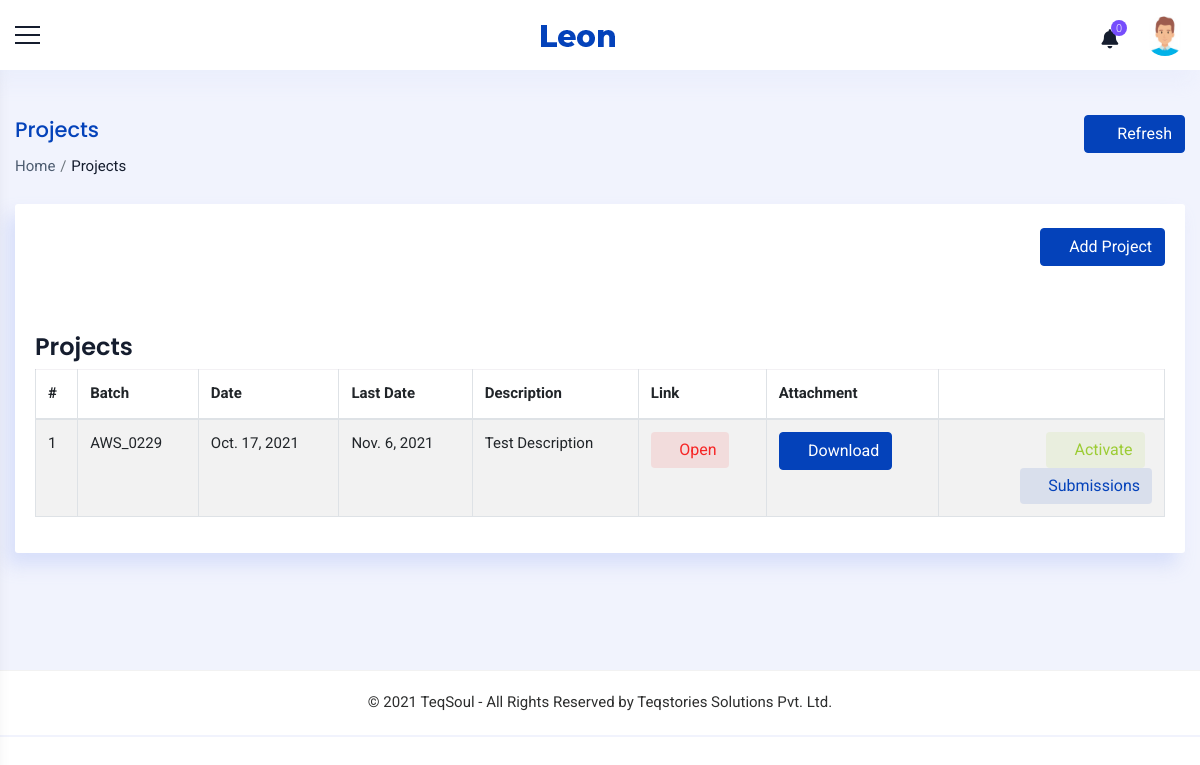
Page /trainer/projects/ (signed in) on the earlier database version.
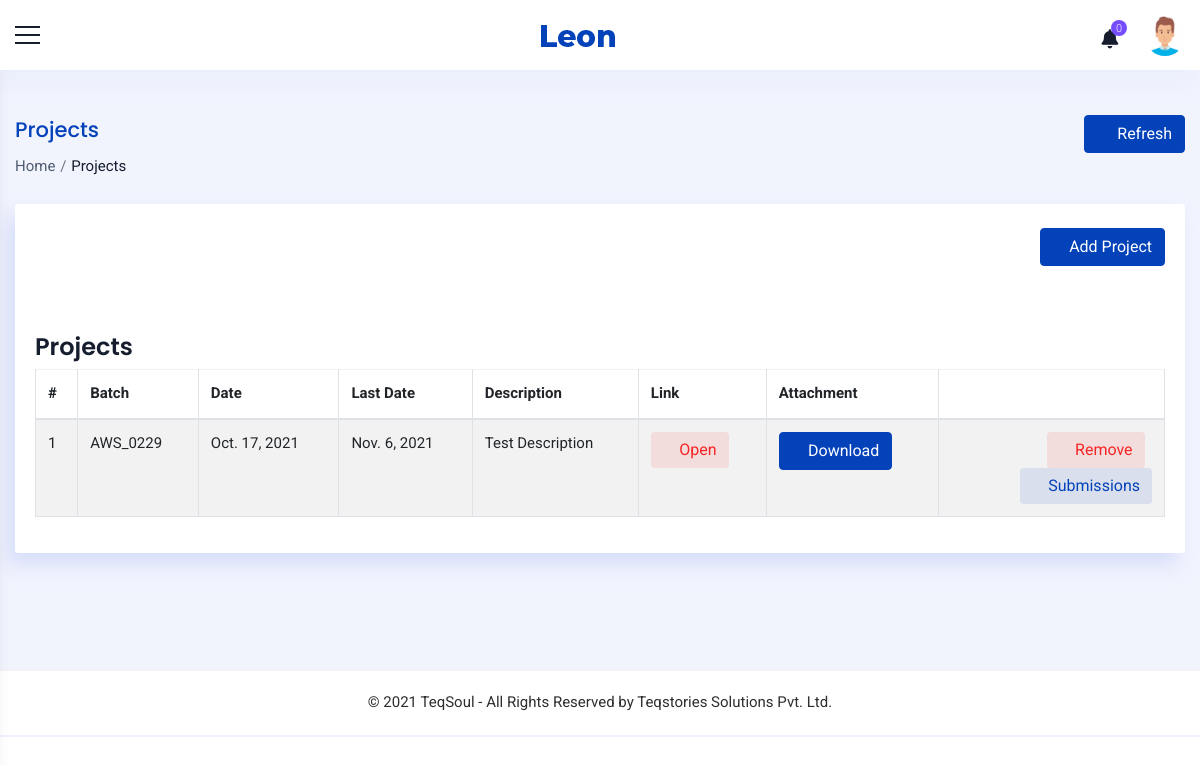
Same page on the later database version.
### accounts/models.py (models this page shows)
class Project(models.Model):
    batch = models.ForeignKey(Batch,on_delete=models.CASCADE,null=True,blank=True,limit_choices_to=(Q(status='1')|Q(status='3')))
    description = models.TextField(max_length=5000,null=True, blank=True)
    link = models.CharField(max_length=2000,null=True, blank=True)
    attachment = models.FileField(null=True, blank=True,upload_to='images/project/')
    date = models.DateField(null=True,blank=True)
    final_date = models.DateField(null=True,blank=True)
    active = models.BooleanField(default=True)

class Batch(models.Model):
    subject = models.ForeignKey(Course,on_delete=models.CASCADE)
    batch_code = models.CharField(max_length=500, blank=True)
    trainer = models.ForeignKey(Staff,on_delete=models.CASCADE,null=True, blank=True,limit_choices_to={'stype':"3"})
    start_date = models.DateField(null=True, blank=True)
    end_date = models.DateField(null=True, blank=True)
    start_time = models.TimeField(null=True, blank=True)
    end_time = models.TimeField(null=True, blank=True)
    link = models.CharField(max_length=1000, null=True, blank=True)
    passcode = models.CharField(max_length=250,null=True, blank=True)
    type = models.CharField(max_length=100,choices=(('Weekend', 'Weekend'),('Weekday','Weekday')))
    status = models.CharField(max_length=100,choices=(('2','Yet to Start'),('1','Ongoing'),('3','Completed'),('4','Cancelled')),default='2')
    strength = models.IntegerField(null=True, blank=True)
    last_edit_time = models.DateTimeField(null=True, blank=True)
    last_edit_user = models.ForeignKey(Staff,on_delete=models.CASCADE,null=True, blank=True,related_name='edited_by')
    approval = models.CharField(max_length=100,null=True, blank=True,choices=approval_choices ,default='2')
    to_be_approved_by = models.ForeignKey(Staff,on_delete=models.CASCADE,null=True, blank=True,related_name='approved_by')
    def __str__(self):
        s = "-"
        return "%s %s %s %s %s %s %s" % (self.batch_code,s, self.trainer,s,self.start_date,s, self.start_time)

### accounts/views.py (the view, shortened to what this page needs)
# urls.py: path('trainer/projects/',UploadProject.as_view(),name='upload_projects'),
class UploadProject(View):
    def get(self, request):
        x = TrainerCheck(request)
        if x == True:
            staff = Staff.objects.get(user=request.user)
            notify = Notifications(staff)
            count = CountNotifications(notify)
            if staff.stype == '7' or staff.stype == '4':
                projects = Project.objects.all().order_by('-date')
            else:
                projects = Project.objects.filter(batch__trainer = staff).order_by('-date')
            form = AddProjectsForm()
            context ={'count':count,'notify':notify,'staff':staff,'form':form,'projects':projects}
            return render(request,'trainer/projects.html',context)
        else:
            if request.user.is_authenticated:
                return render(request,'messages/common/permission_error.html')
            else:
                return redirect('home')

### accounts/functions.py (called while the page is built)
def TrainerCheck(request):
    user = request.user
    if user.is_authenticated:
        try:
            staff = Staff.objects.get(user=user)
            if staff.stype == '3' or staff.stype=='4' or staff.stype== '7':
                return (True)
            else:
                return (False)
        except:
            return (False)
    else:
        return (False)

def Notifications(staff):
    notifications = Notification.objects.filter(user1=staff,status='2').order_by('-date').order_by('-time')
    return notifications

def CountNotifications(notifications):
    count = 0
    for i in notifications:
        count = count +1
    return count

### accounts/models.py (called while the page is built)
    def __str__(self):
        return self.name

### accounts/templates/trainer/projects.html (shortened to what the changed rows need)
{% extends 'common/main.html' %}
{% load static %}
{% block content %}
<div class="container_full">
    <div class="content_wrapper bg_homebefore inner-wrapper tables-sec">
        <div class="container-fluid">
        <div class="row ">
            <div class="col-12">
              <div class="card">
                <div class="collapse" id="collapseExample">
                                {% load widget_tweaks %}
                </div><br><br>
                <div class="table-responsive">
                <table id="demo-foo-filtering" class="table table-striped table-bordered toggle-circle m-b-0" >
                  <thead>
                    <tr>
                      <th>#</th>
                      <th>Batch</th>
                      <th>Date</th>
                      <th>Last Date</th>
                      <th>Description</th>
                      <th>Link</th>
                      <th>Attachment</th>
                      {% if staff.stype == '4' or staff.stype == '7' %}
                      <th class="text-right"></th>
                      {% endif %}
                    </tr>
                  </thead>
                  <tbody>
                    {% for i in projects %}
                    <tr>
                      <td>{{forloop.counter}}</td>
                      <td>{{i.batch.batch_code}}</td>
                      <td>{{i.date}}</td>
                      <td>{{i.final_date}}</td>
                      <td>{{i.description}}</td>
                      {% if i.link %}
                      <td><a href="{{i.link}}" class="btn btn-primary" ><i class="ti ti-new-window"></i> Open</a></td>
                      {% else %}
                      <td ><button class="btn btn-danger-rgba" onclick="alert('No link available!')"><i class="ti ti-new-window"></i> Open</button></td>
                      {% endif %}
                      {% if i.attachment %}
                      <td><a href="/media/{{i.attachment}}" class="btn btn-primary" download><i class="ti ti-download"></i> Download</a></td>
                      {% else %}
                      <td><button class="btn btn-danger-rgba" onclick="alert('No attachment available!')"><i class="ti ti-download"></i> Download</button></td>
                      {% endif %}
                            {% if staff.stype == '4' or staff.stype == '7' %}
                                <td class="text-right" style="width:20%">
                                  {% if i.active %}
                                    <a href="{% url 'remove_project' i.id %}" class="btn btn-danger-rgba" ><i class="ti ti-trash"></i> Remove</a>&nbsp;&nbsp;
                                  {% else %}
                                    <a href="{% url 'activate_project' i.id %}" class="btn btn-success-rgba" ><i class="ti ti-trash"></i> Activate</a>&nbsp;&nbsp;
                                  {% endif %}
                                <a href="{% url 'projects' i.id %}" class="btn btn-primary-rgba" ><i class="ti ti-file"></i> Submissions</a></td>
                            {% endif %}
                      {% empty %}
                      <td colspan="7">No projects to show.</td>
                    </tr>
                    {% endfor %}
                  </tbody>
                </table>
            </div>
              </div>
            </div>
          </div>
          </div>
        </div>
    </div>
</div>
{% endblock %}

Differences in the rows shown:
changed Project "Test Description": active "Activate" → "Remove"
